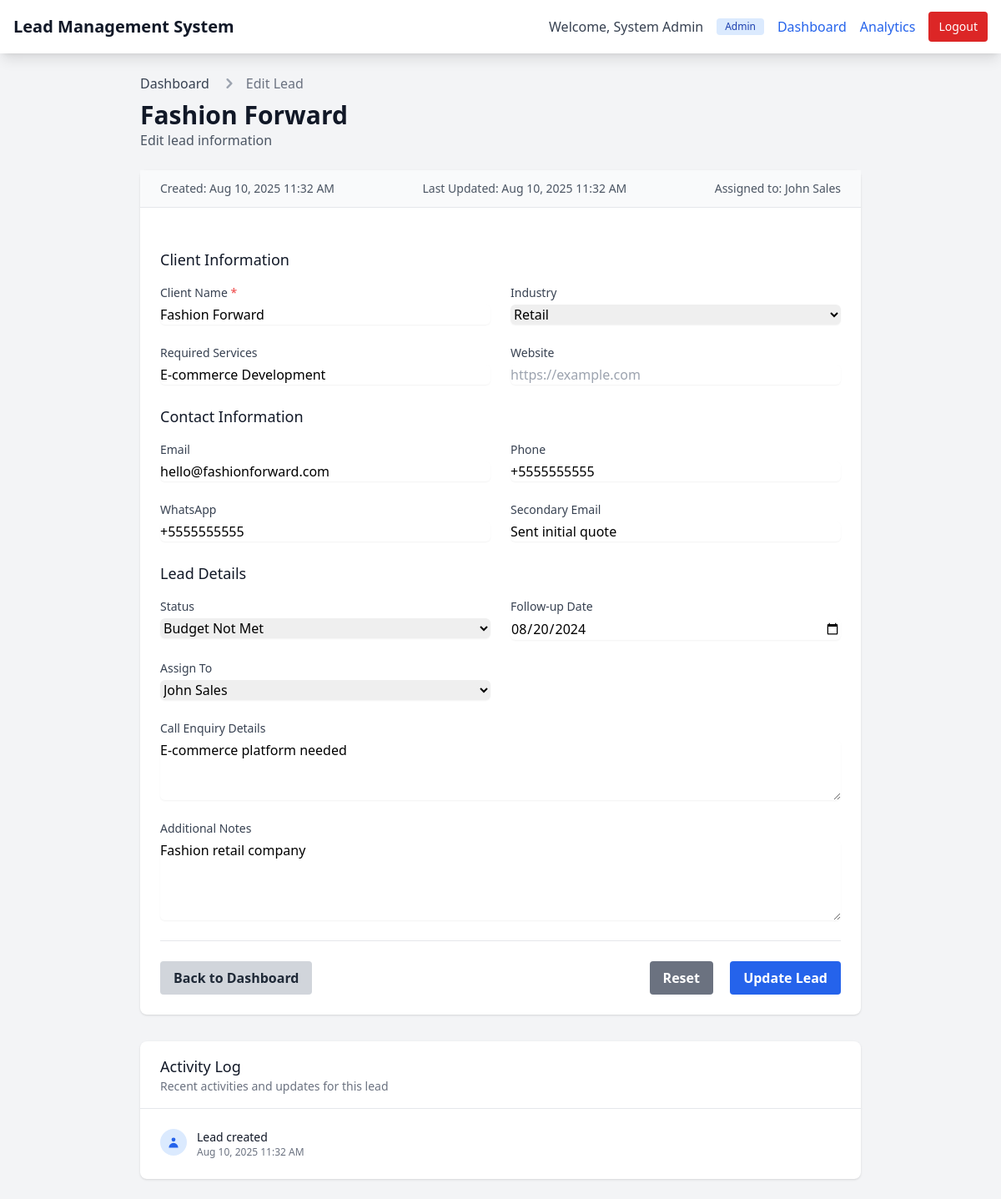
Before: /lead_edit.php?id=3 (signed in) with the older database file.
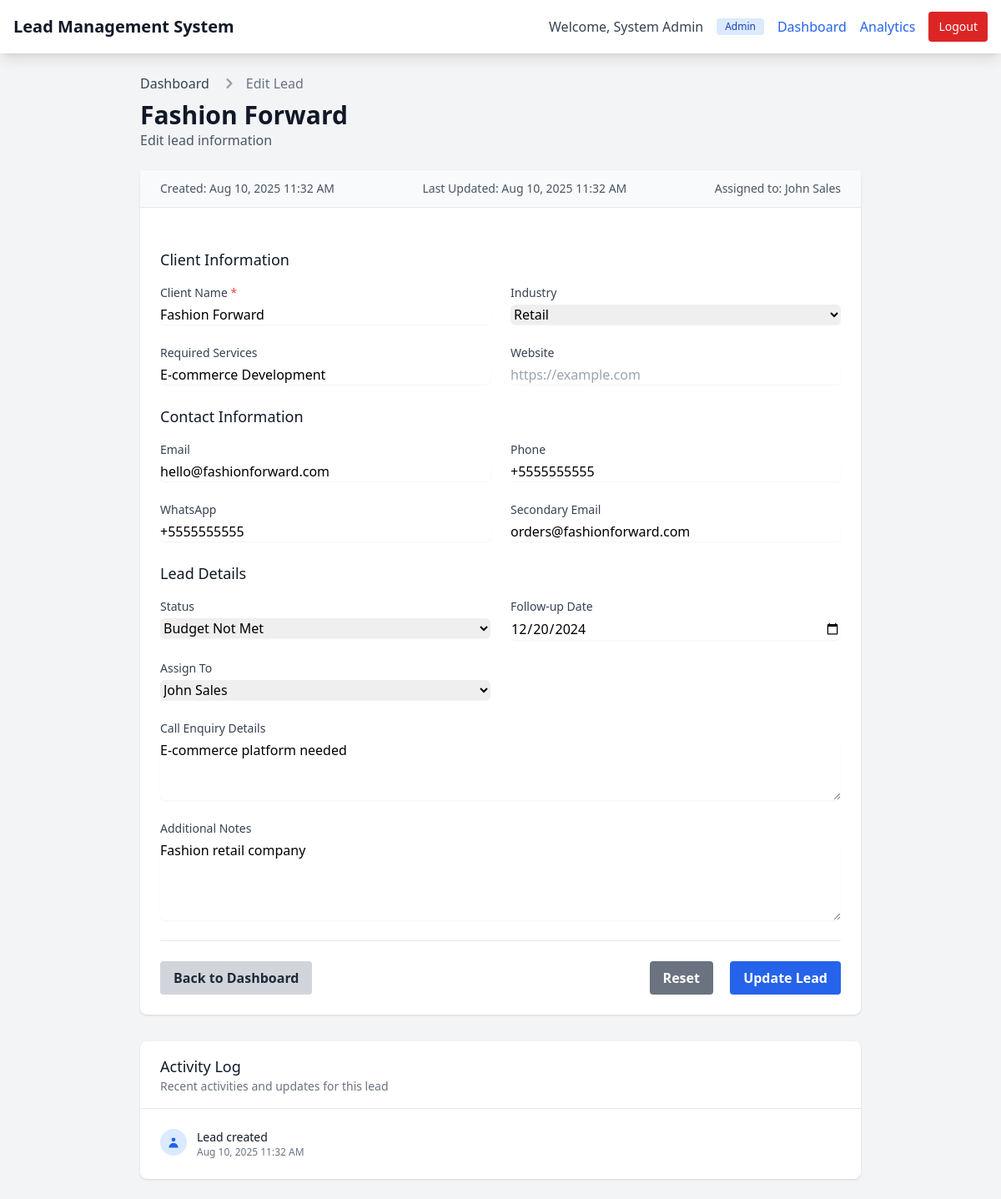
After: the same page with the newer database file.
### tables this page shows
CREATE TABLE IF NOT EXISTS leads (
    id INT PRIMARY KEY AUTO_INCREMENT,
    client_name VARCHAR(255) NOT NULL,
    required_services VARCHAR(255),
    website VARCHAR(255),
    phone VARCHAR(50),
    email VARCHAR(255),
    call_enquiry TEXT,
    mail VARCHAR(255),
    whatsapp VARCHAR(255),
    follow_up DATE,
    client_status ENUM('Interested', 'Not Interested', 'Budget Not Met', 'Meeting Scheduled', '') DEFAULT '',
    notes TEXT,
    industry VARCHAR(100),
    assigned_to INT,
    source_ad_id INT,
    lead_source VARCHAR(100) DEFAULT 'Manual',
    created_at TIMESTAMP DEFAULT CURRENT_TIMESTAMP,
    updated_at TIMESTAMP DEFAULT CURRENT_TIMESTAMP ON UPDATE CURRENT_TIMESTAMP,
    FOREIGN KEY (assigned_to) REFERENCES users(id) ON DELETE SET NULL,
    FOREIGN KEY (source_ad_id) REFERENCES running_ads(id) ON DELETE SET NULL
);

CREATE TABLE IF NOT EXISTS users (
    id INT PRIMARY KEY AUTO_INCREMENT,
    username VARCHAR(50) UNIQUE NOT NULL,
    password VARCHAR(255) NOT NULL,
    full_name VARCHAR(100),
    role ENUM('admin', 'sales', 'marketing') NOT NULL,
    is_active TINYINT(1) DEFAULT 1,
    created_at TIMESTAMP DEFAULT CURRENT_TIMESTAMP
);

### lead_edit.php (the view, shortened to what the changed rows need)
<?php
require_once 'includes/auth.php';
require_once 'includes/functions.php';
$current_user = get_logged_in_user();
$lead_id = isset($_GET['id']) ? (int)$_GET['id'] : 0;
$lead = get_lead_by_id($lead_id, $current_user['id'], $current_user['role']);
$sales_staff = [];
if ($current_user['role'] === 'admin') {
    $sales_staff = get_sales_staff();
}
$is_readonly = !has_permission('edit_leads');
?>
<!DOCTYPE html>
<html lang="en">
<head>
    <script src="https://cdn.tailwindcss.com"></script>
</head>
<body class="bg-gray-100 min-h-screen">
                    <?php if (has_permission('view_analytics')): ?>
                        <a href="analytics.php" class="text-blue-600 hover:text-blue-800">Analytics</a>
                    <?php endif; ?>
    <div class="max-w-4xl mx-auto py-6 px-4">
        <div class="mb-6">
            <div class="flex items-center justify-between">
                <div>
                    <h1 class="text-3xl font-bold text-gray-900 mt-2">
                        <?php echo sanitize_output($lead['client_name']); ?>
                    </h1>
                    <p class="text-gray-600">
                        <?php echo $is_readonly ? 'View lead details' : 'Edit lead information'; ?>
                    </p>
                </div>
            </div>
        </div>
        <div class="bg-white shadow rounded-lg">
            <div class="bg-gray-50 px-6 py-3 border-b border-gray-200">
                <div class="flex flex-wrap items-center justify-between text-sm text-gray-600">
                    <div>
                        <span class="font-medium">Created:</span> <?php echo format_datetime($lead['created_at']); ?>
                    </div>
                    <div>
                        <span class="font-medium">Last Updated:</span> <?php echo format_datetime($lead['updated_at']); ?>
                    </div>
                    <?php if ($lead['assigned_user']): ?>
                        <div>
                            <span class="font-medium">Assigned to:</span> <?php echo sanitize_output($lead['assigned_user']); ?>
                        </div>
                    <?php endif; ?>
                </div>
            </div>
            <form method="POST" action="" class="space-y-6 p-6">
                <div>
                    <div class="grid grid-cols-1 md:grid-cols-2 gap-6">
                        <div>
                            <label for="client_name" class="block text-sm font-medium text-gray-700">
                                Client Name <span class="text-red-500">*</span>
                            </label>
                            <input
                                type="text"
                                id="client_name"
                                name="client_name"
                                value="<?php echo sanitize_output($lead['client_name']); ?>"
                                class="mt-1 block w-full border-gray-300 rounded-md shadow-sm focus:ring-blue-500 focus:border-blue-500 <?php echo $is_readonly ? 'bg-gray-50' : ''; ?>"
                                <?php echo $is_readonly ? 'readonly' : ''; ?>
                            >
                        </div>
                        <div>
                            <label for="industry" class="block text-sm font-medium text-gray-700">Industry</label>
                            <select
                                id="industry"
                                name="industry"
                                class="mt-1 block w-full border-gray-300 rounded-md shadow-sm focus:ring-blue-500 focus:border-blue-500 <?php echo $is_readonly ? 'bg-gray-50' : ''; ?>"
                                <?php echo $is_readonly ? 'disabled' : ''; ?>
                            >
                                <?php foreach (get_industry_options() as $industry_option): ?>
                                    <option value="<?php echo $industry_option; ?>" <?php echo $lead['industry'] === $industry_option ? 'selected' : ''; ?>>
                                        <?php echo $industry_option; ?>
                                    </option>
                                <?php endforeach; ?>
                            </select>
                        </div>
                        <div>
                            <label for="required_services" class="block text-sm font-medium text-gray-700">Required Services</label>
                            <input
                                type="text"
                                id="required_services"
                                name="required_services"
                                value="<?php echo sanitize_output($lead['required_services']); ?>"
                                placeholder="e.g., Web Development, SEO, Marketing"
                                class="mt-1 block w-full border-gray-300 rounded-md shadow-sm focus:ring-blue-500 focus:border-blue-500 <?php echo $is_readonly ? 'bg-gray-50' : ''; ?>"
                                <?php echo $is_readonly ? 'readonly' : ''; ?>
                            >
                        </div>
                        <div>
                            <label for="website" class="block text-sm font-medium text-gray-700">Website</label>
                            <input
                                type="url"
                                id="website"
                                name="website"
                                value="<?php echo sanitize_output($lead['website']); ?>"
                                placeholder="https://example.com"
                                class="mt-1 block w-full border-gray-300 rounded-md shadow-sm focus:ring-blue-500 focus:border-blue-500 <?php echo $is_readonly ? 'bg-gray-50' : ''; ?>"
                                <?php echo $is_readonly ? 'readonly' : ''; ?>
                            >
                        </div>
                    </div>
                </div>
                <div>
                    <div class="grid grid-cols-1 md:grid-cols-2 gap-6">
                        <div>
                            <label for="email" class="block text-sm font-medium text-gray-700">Email</label>
                            <input
                                type="email"
                                id="email"
                                name="email"
                                value="<?php echo sanitize_output($lead['email']); ?>"
                                placeholder="contact@example.com"
                                class="mt-1 block w-full border-gray-300 rounded-md shadow-sm focus:ring-blue-500 focus:border-blue-500 <?php echo $is_readonly ? 'bg-gray-50' : ''; ?>"
                                <?php echo $is_readonly ? 'readonly' : ''; ?>
                            >
                        </div>
                        <div>
                            <label for="phone" class="block text-sm font-medium text-gray-700">Phone</label>
                            <input
                                type="tel"
                                id="phone"
                                name="phone"
                                value="<?php echo sanitize_output($lead['phone']); ?>"
                                placeholder="+1234567890"
                                class="mt-1 block w-full border-gray-300 rounded-md shadow-sm focus:ring-blue-500 focus:border-blue-500 <?php echo $is_readonly ? 'bg-gray-50' : ''; ?>"
                                <?php echo $is_readonly ? 'readonly' : ''; ?>
                            >
                        </div>
                        <div>
                            <label for="whatsapp" class="block text-sm font-medium text-gray-700">WhatsApp</label>
                            <input
                                type="tel"
                                id="whatsapp"
                                name="whatsapp"
                                value="<?php echo sanitize_output($lead['whatsapp']); ?>"
                                placeholder="+1234567890"
                                class="mt-1 block w-full border-gray-300 rounded-md shadow-sm focus:ring-blue-500 focus:border-blue-500 <?php echo $is_readonly ? 'bg-gray-50' : ''; ?>"
                                <?php echo $is_readonly ? 'readonly' : ''; ?>
                            >
                        </div>
                        <div>
                            <label for="mail" class="block text-sm font-medium text-gray-700">Secondary Email</label>
                            <input
                                type="email"
                                id="mail"
                                name="mail"
                                value="<?php echo sanitize_output($lead['mail']); ?>"
                                placeholder="secondary@example.com"
                                class="mt-1 block w-full border-gray-300 rounded-md shadow-sm focus:ring-blue-500 focus:border-blue-500 <?php echo $is_readonly ? 'bg-gray-50' : ''; ?>"
                                <?php echo $is_readonly ? 'readonly' : ''; ?>
                            >
                        </div>
                    </div>
                </div>
                <div>
                    <div class="grid grid-cols-1 md:grid-cols-2 gap-6">
                        <div>
                            <label for="client_status" class="block text-sm font-medium text-gray-700">Status</label>
                            <select
                                id="client_status"
                                name="client_status"
                                class="mt-1 block w-full border-gray-300 rounded-md shadow-sm focus:ring-blue-500 focus:border-blue-500 <?php echo $is_readonly ? 'bg-gray-50' : ''; ?>"
                                <?php echo $is_readonly ? 'disabled' : ''; ?>
                            >
                                <?php foreach (get_status_options() as $value => $label): ?>
                                    <option value="<?php echo $value; ?>" <?php echo $lead['client_status'] === $value ? 'selected' : ''; ?>>
                                        <?php echo $label; ?>
                                    </option>
                                <?php endforeach; ?>
                            </select>
                        </div>
                        <div>
                            <label for="follow_up" class="block text-sm font-medium text-gray-700">Follow-up Date</label>
                            <input
                                type="date"
                                id="follow_up"
                                name="follow_up"
                                value="<?php echo $lead['follow_up']; ?>"
                                class="mt-1 block w-full border-gray-300 rounded-md shadow-sm focus:ring-blue-500 focus:border-blue-500 <?php echo $is_readonly ? 'bg-gray-50' : ''; ?>"
                                <?php echo $is_readonly ? 'readonly' : ''; ?>
                            >
                        </div>
                        <?php if ($current_user['role'] === 'admin'): ?>
                        <div>
                            <label for="assigned_to" class="block text-sm font-medium text-gray-700">Assign To</label>
                            <select
                                id="assigned_to"
                                name="assigned_to"
                                class="mt-1 block w-full border-gray-300 rounded-md shadow-sm focus:ring-blue-500 focus:border-blue-500 <?php echo $is_readonly ? 'bg-gray-50' : ''; ?>"
                                <?php echo $is_readonly ? 'disabled' : ''; ?>
                            >
                                <?php foreach ($sales_staff as $staff): ?>
                                    <option value="<?php echo $staff['id']; ?>" <?php echo $lead['assigned_to'] == $staff['id'] ? 'selected' : ''; ?>>
                                        <?php echo sanitize_output($staff['full_name']); ?>
                                    </option>
                                <?php endforeach; ?>
                            </select>
                        </div>
                        <?php endif; ?>
                    </div>
                </div>
            </form>
        </div>
        <div class="mt-8 bg-white shadow rounded-lg">
            <div class="p-6">
                <div class="space-y-3">
                    <div class="flex items-start space-x-3">
                        <div class="flex-1">
                            <p class="text-sm text-gray-900">Lead created</p>
                            <p class="text-xs text-gray-500"><?php echo format_datetime($lead['created_at']); ?></p>
                        </div>
                    </div>
                </div>
            </div>
        </div>
    </div>
</body>
</html>

Changed rows visible on the page:
changed leads "Fashion Forward": mail "Sent initial quote" → "orders@fashionforward.com"; follow_up "08/20/2024" → "12/20/2024"
